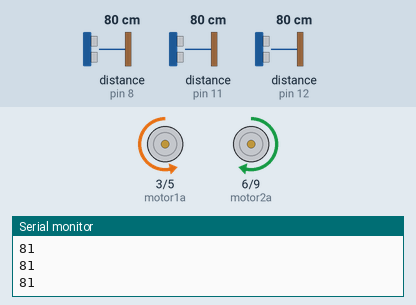
A sketch run on a simulated Arduino Uno, built with avr-gcc and run on an emulated ATmega328P. Shown: motor-driver pin pairs drawn as motors (green arrow = first pin HIGH = forward, orange = second pin HIGH = backward, longer = more drive), the last lines printed to the serial monitor. Inputs (shaded band) come from the test bench; at power-on: distance to the obstacle (sensors on pin 8, pin 11, pin 12) 80 cm. The echo pulse lasts 58.3 µs per cm.

Above: at 1.2 s.
1.3 s: distance to the obstacle (sensor on pin 8) set to 20 cm
2.8 s: distance to the obstacle (sensor on pin 8) set to 15 cm
At 3.8 s:
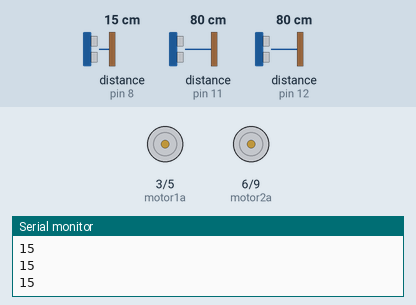
4.4 s: distance to the obstacle (sensor on pin 11) set to 2 cm
At 4.81 s:
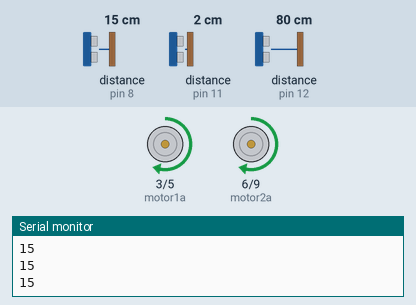
7.4 s: distance to the obstacle (sensor on pin 12) set to 198 cm
10.4 s: distance to the obstacle (sensor on pin 12) set to 204 cm
At 11.33 s:
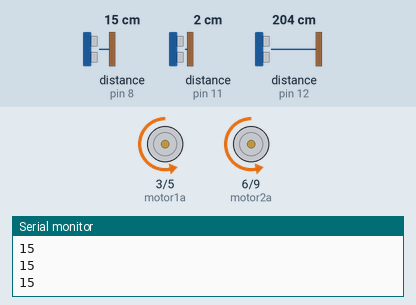
13.4 s: distance to the obstacle (sensor on pin 12) set to 2 cm
At 13.9 s:
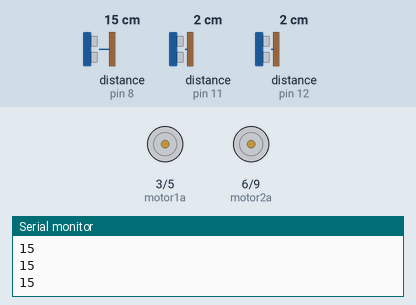
Timing chart, 0 to 16.0 s (numbered marks = the images above; inputs shaded):
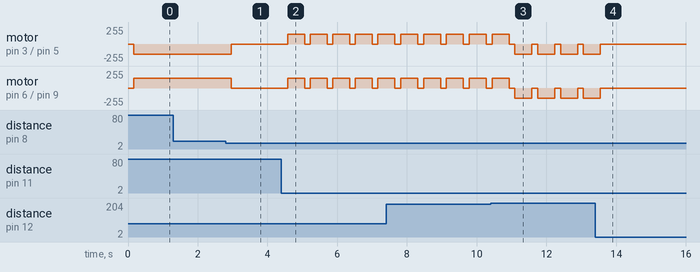

Measured:
- the behaviour switches between 18 and 17 cm on distance to the obstacle (sensor on pin 8) (found by bisection; images 0 and 1)
- the behaviour switches between 200 and 201 cm on distance to the obstacle (sensor on pin 12) (found by bisection; images 2 and 3)
- after the input at 2.8 s, motor on pin 3 (motor1a) / pin 5 (motor1b): backward 150/255 → stopped after 0.16 s; motor on pin 6 (motor2a) / pin 9 (motor2b): forward 150/255 → stopped after 0.16 s
- after the input at 4.4 s, motor on pin 3 (motor1a) / pin 5 (motor1b), motor on pin 6 (motor2a) / pin 9 (motor2b): alternates forward 150/255 for 0.49 s and stopped for 0.16 s, starting after 0.17 s
- after the input at 13.4 s, motor on pin 3 (motor1a) / pin 5 (motor1b), motor on pin 6 (motor2a) / pin 9 (motor2b): goes on until 13.5 s, then stays stopped

The sketch:

Robotics_Club_Code.ino
```cpp
#include <NewPing.h>
#define SONAR_NUM  3
#define MAX_DISTANCE 200
const int motor1a=3;
const int motor1b=5;
const int motor2a=6;
const int motor2b=9;
int distance_left=0;
int distance_right=0;
int distance_forward=0;
int n =0;

NewPing sonar[SONAR_NUM] = {   // Sensor object array.
  NewPing(10, 11, MAX_DISTANCE), // Each sensor's trigger pin, echo pin, and max distance to ping.
  NewPing(13, 12, MAX_DISTANCE),
  NewPing(4, 8, MAX_DISTANCE)};

void setup() {
  Serial.begin(9600);
  pinMode(motor1a,OUTPUT);
  pinMode(motor1b,OUTPUT);
  pinMode(motor2a,OUTPUT);
  pinMode(motor2b,OUTPUT);


}

void loop() {
bool stopped=false;
distance_right= getDistanceRight();
distance_left= getDistanceLeft();
distance_forward=getDistanceFront();

  Serial.println(distance_forward);
  delay(150);

  if(17<distance_forward)
  {
    goStraight();
  }

   else
   {
    stopMotor();
    stopped=true;
   }
   if(stopped&&(distance_right<distance_left))
   {
    turnLeft();
   }
   else if(stopped&&(distance_left<distance_right))
   {
    turnRight();
   }


  /* else if (stopped&&((distance_left-distance_right)<10))
   {
    turnLeft();
    delay(150);
    stopMotor();
   }*/

}
void turnRight()
{
  analogWrite(motor1b,150);
  analogWrite(motor1a,0);
  analogWrite(motor2a,0);
  analogWrite(motor2b,150);
  delay(490);
  stopMotor();

}
void goStraight()
{
  analogWrite(motor1b,150);
  analogWrite(motor1a,0);
  analogWrite(motor2a,150);
  analogWrite(motor2b,0);
}
void turnLeft()
{
  analogWrite(motor1b,0);
  analogWrite(motor1a,150);
  analogWrite(motor2a,150);
  analogWrite(motor2b,0);
  delay(490);
  stopMotor();

}
void stopMotor()
{
   digitalWrite(motor1a,LOW);
   digitalWrite(motor1b,LOW);
   digitalWrite(motor2a,LOW);
   digitalWrite(motor2b,LOW);
}
int getDistanceFront()
{
  int distance;
  distance=sonar[2].ping_cm();
  return distance;
}
int getDistanceLeft()
{
  int distance;
  distance=sonar[1].ping_cm();
  return distance;
}
int getDistanceRight()
{
  int distance;
  distance=sonar[0].ping_cm();
  return distance;
}
```
